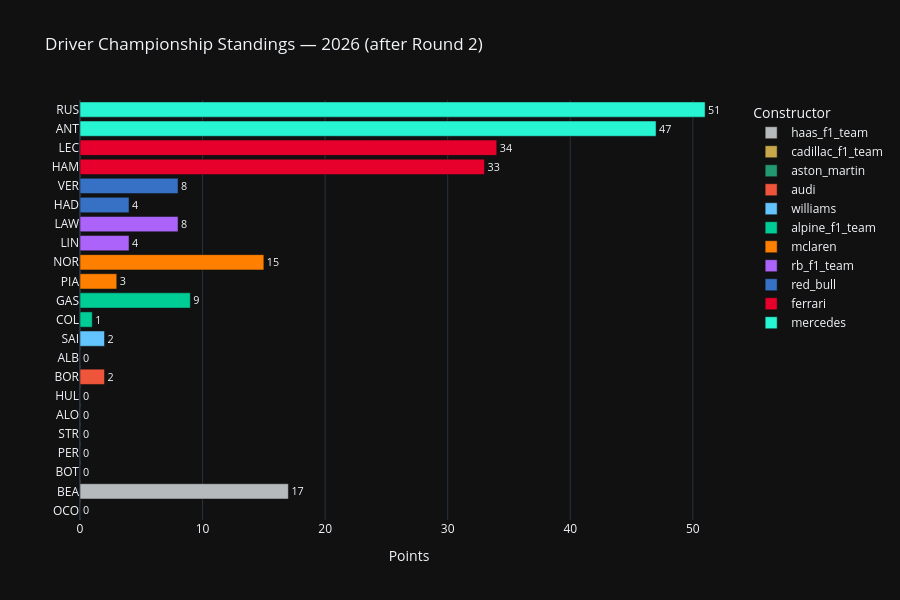

Notebook code for this chart:
### Markdown cell above
## 2. Championship Standings

### Code cell
# ── 2.1 Points after latest round ────────────────────────────────────────────
fig = px.bar(
    standings_latest.sort_values("championship_points", ascending=True),
    x="championship_points",
    y="abbreviation",
    orientation="h",
    color="constructor",
    color_discrete_map=TEAM_COLORS,
    title=f"Driver Championship Standings — {SEASON} (after Round {latest_round})",
    labels={
        "championship_points": "Points",
        "abbreviation": "",
        "constructor": "Constructor",
    },
    template=PLOTLY_TEMPLATE,
    text="championship_points",
)
fig.update_traces(textposition="outside")
fig.update_layout(height=600)
fig.show()

### Figure 1 — Plotly figure (JSON) as saved in the notebook; plotly's stock layout.template omitted (floating-point values rounded to 4 significant figures)
{"data": [{"hovertemplate": "Constructor=haas_f1_team<br>Points=%{text}<br>=%{y}<extra></extra>", "legendgroup": "haas_f1_team", "marker": {"color": "#B6BABD", "pattern": {"shape": ""}}, "name": "haas_f1_team", "orientation": "h", "showlegend": true, "text": [0.0, 17.0], "textposition": "outside", "type": "bar", "x": [0.0, 17.0], "xaxis": "x", "y": ["OCO", "BEA"], "yaxis": "y"}, {"hovertemplate": "Constructor=cadillac_f1_team<br>Points=%{text}<br>=%{y}<extra></extra>", "legendgroup": "cadillac_f1_team", "marker": {"color": "#C8A84B", "pattern": {"shape": ""}}, "name": "cadillac_f1_team", "orientation": "h", "showlegend": true, "text": [0.0, 0.0], "textposition": "outside", "type": "bar", "x": [0.0, 0.0], "xaxis": "x", "y": ["BOT", "PER"], "yaxis": "y"}, {"hovertemplate": "Constructor=aston_martin<br>Points=%{text}<br>=%{y}<extra></extra>", "legendgroup": "aston_martin", "marker": {"color": "#229971", "pattern": {"shape": ""}}, "name": "aston_martin", "orientation": "h", "showlegend": true, "text": [0.0, 0.0], "textposition": "outside", "type": "bar", "x": [0.0, 0.0], "xaxis": "x", "y": ["STR", "ALO"], "yaxis": "y"}, {"hovertemplate": "Constructor=audi<br>Points=%{text}<br>=%{y}<extra></extra>", "legendgroup": "audi", "marker": {"color": "#EF553B", "pattern": {"shape": ""}}, "name": "audi", "orientation": "h", "showlegend": true, "text": [0.0, 2.0], "textposition": "outside", "type": "bar", "x": [0.0, 2.0], "xaxis": "x", "y": ["HUL", "BOR"], "yaxis": "y"}, {"hovertemplate": "Constructor=williams<br>Points=%{text}<br>=%{y}<extra></extra>", "legendgroup": "williams", "marker": {"color": "#64C4FF", "pattern": {"shape": ""}}, "name": "williams", "orientation": "h", "showlegend": true, "text": [0.0, 2.0], "textposition": "outside", "type": "bar", "x": [0.0, 2.0], "xaxis": "x", "y": ["ALB", "SAI"], "yaxis": "y"}, {"hovertemplate": "Constructor=alpine_f1_team<br>Points=%{text}<br>=%{y}<extra></extra>", "legendgroup": "alpine_f1_team", "marker": {"color": "#00cc96", "pattern": {"shape": ""}}, "name": "alpine_f1_team", "orientation": "h", "showlegend": true, "text": [1.0, 9.0], "textposition": "outside", "type": "bar", "x": [1.0, 9.0], "xaxis": "x", "y": ["COL", "GAS"], "yaxis": "y"}, {"hovertemplate": "Constructor=mclaren<br>Points=%{text}<br>=%{y}<extra></extra>", "legendgroup": "mclaren", "marker": {"color": "#FF8000", "pattern": {"shape": ""}}, "name": "mclaren", "orientation": "h", "showlegend": true, "text": [3.0, 15.0], "textposition": "outside", "type": "bar", "x": [3.0, 15.0], "xaxis": "x", "y": ["PIA", "NOR"], "yaxis": "y"}, {"hovertemplate": "Constructor=rb_f1_team<br>Points=%{text}<br>=%{y}<extra></extra>", "legendgroup": "rb_f1_team", "marker": {"color": "#ab63fa", "pattern": {"shape": ""}}, "name": "rb_f1_team", "orientation": "h", "showlegend": true, "text": [4.0, 8.0], "textposition": "outside", "type": "bar", "x": [4.0, 8.0], "xaxis": "x", "y": ["LIN", "LAW"], "yaxis": "y"}, {"hovertemplate": "Constructor=red_bull<br>Points=%{text}<br>=%{y}<extra></extra>", "legendgroup": "red_bull", "marker": {"color": "#3671C6", "pattern": {"shape": ""}}, "name": "red_bull", "orientation": "h", "showlegend": true, "text": [4.0, 8.0], "textposition": "outside", "type": "bar", "x": [4.0, 8.0], "xaxis": "x", "y": ["HAD", "VER"], "yaxis": "y"}, {"hovertemplate": "Constructor=ferrari<br>Points=%{text}<br>=%{y}<extra></extra>", "legendgroup": "ferrari", "marker": {"color": "#E8002D", "pattern": {"shape": ""}}, "name": "ferrari", "orientation": "h", "showlegend": true, "text": [33.0, 34.0], "textposition": "outside", "type": "bar", "x": [33.0, 34.0], "xaxis": "x", "y": ["HAM", "LEC"], "yaxis": "y"}, {"hovertemplate": "Constructor=mercedes<br>Points=%{text}<br>=%{y}<extra></extra>", "legendgroup": "mercedes", "marker": {"color": "#27F4D2", "pattern": {"shape": ""}}, "name": "mercedes", "orientation": "h", "showlegend": true, "text": [47.0, 51.0], "textposition": "outside", "type": "bar", "x": [47.0, 51.0], "xaxis": "x", "y": ["ANT", "RUS"], "yaxis": "y"}], "layout": {"barmode": "relative", "height": 600, "legend": {"title": {"text": "Constructor"}, "tracegroupgap": 0}, "title": {"text": "Driver Championship Standings — 2026 (after Round 2)"}, "xaxis": {"anchor": "y", "domain": [0, 1], "title": {"text": "Points"}}, "yaxis": {"anchor": "x", "domain": [0, 1], "title": {"text": ""}}}}
